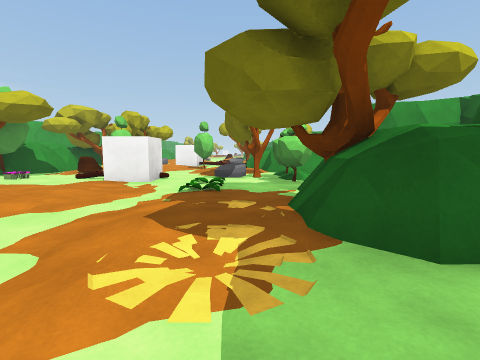
View 1 (above)

24 first-person views from a walk through a 3-D level made in the Unity game engine. The camera is 1.3 m above the floor, tilts 6° down and sees 85° across. The floor is counted in squares, 2 m on a side. Each view is taken from the middle of a square. On the plan, view 1 faces up. The plan holds only what a view shows up to about 9 squares ahead; the rest is blank. The place goes on beyond the plan. Some surface patterns are stand-ins.

View 2
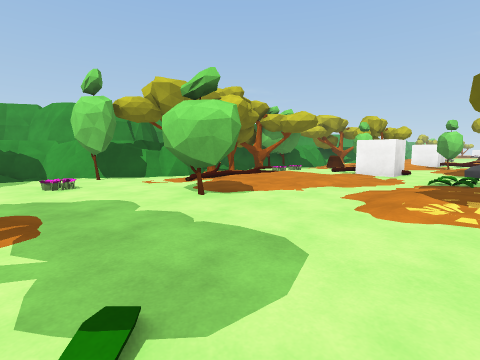

View 3
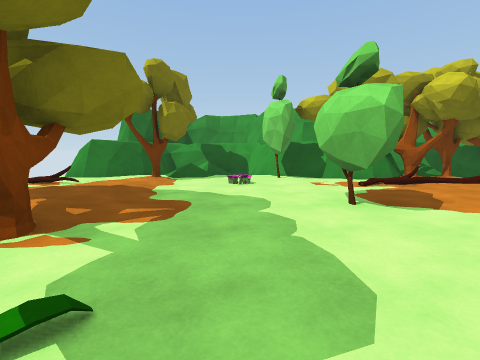

View 4
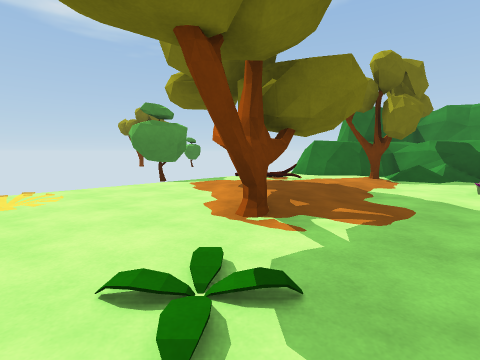

View 5
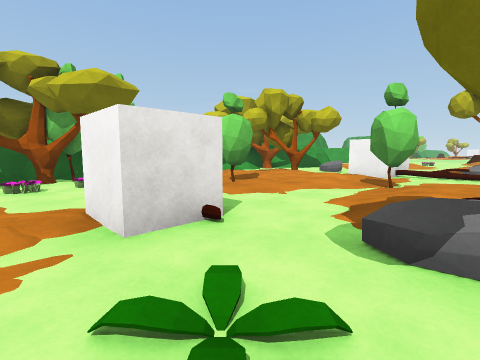

View 6
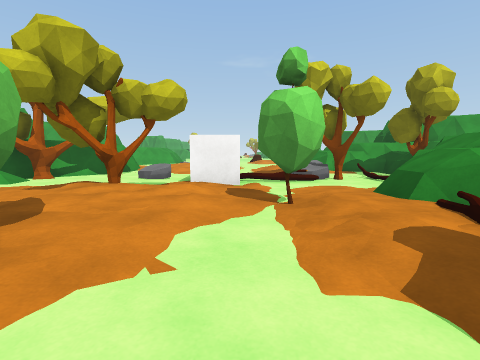

View 7
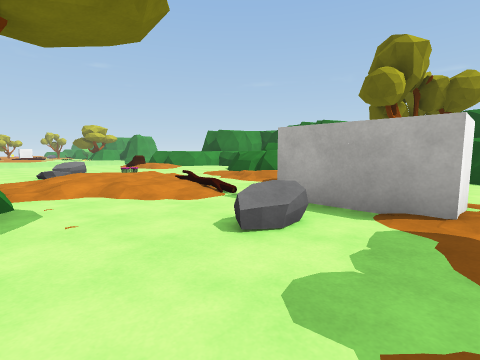

View 8
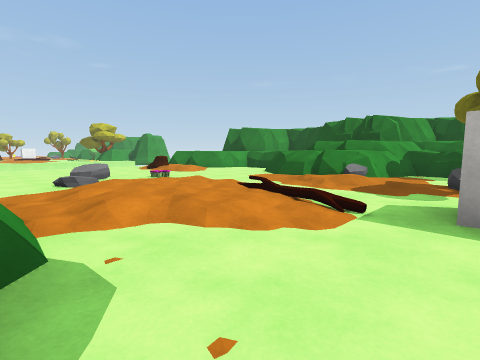

View 9
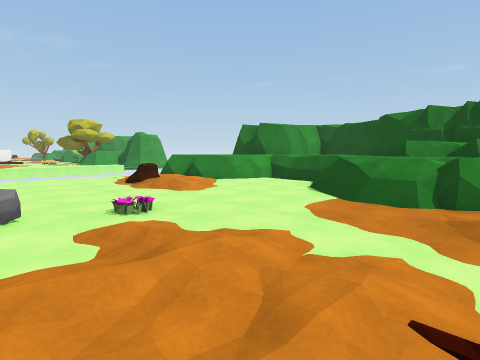

View 10
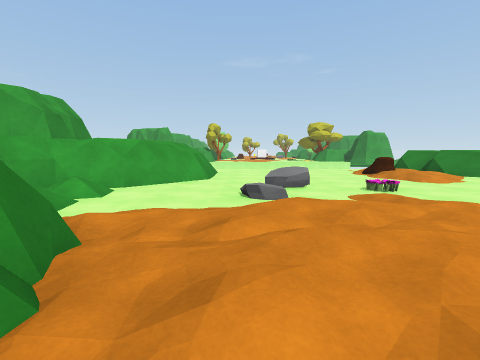

View 11
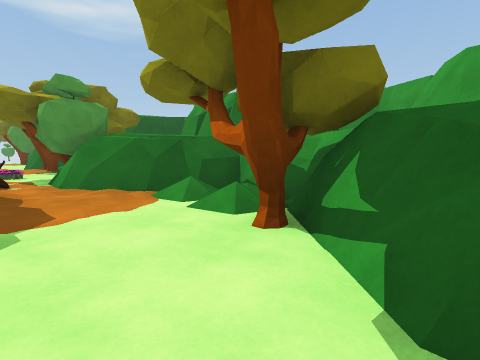

View 12
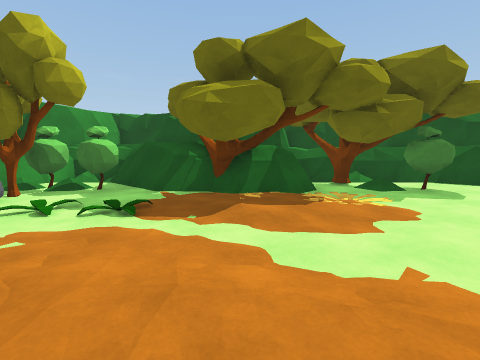

View 13
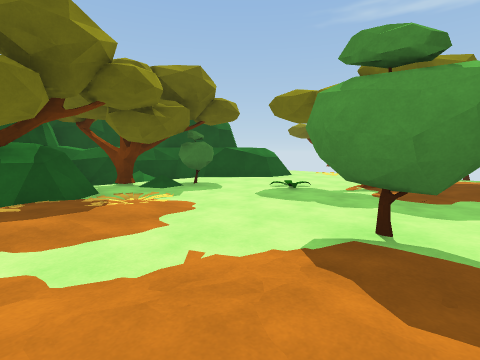

View 14
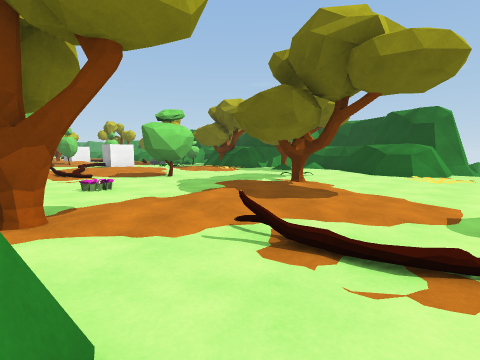

View 15
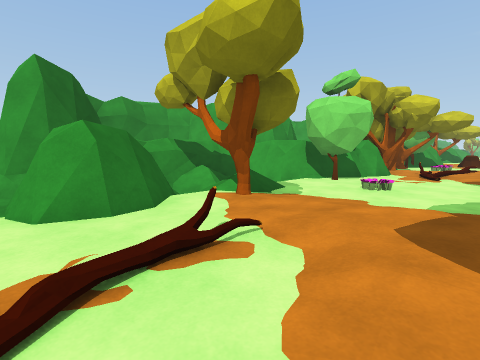

View 16
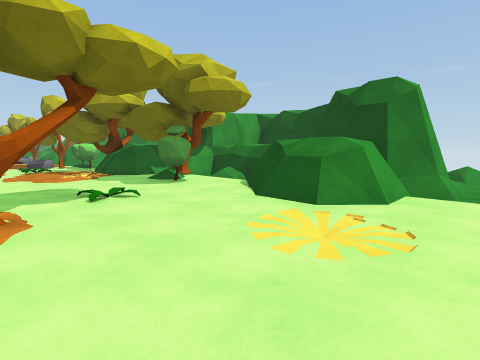

View 17
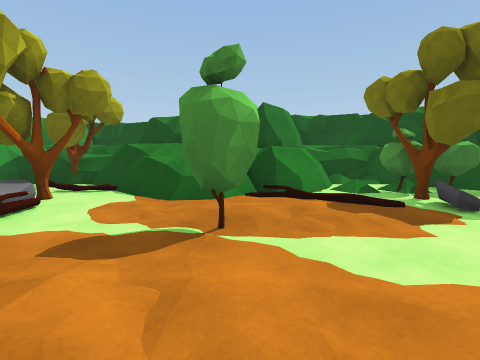

View 18
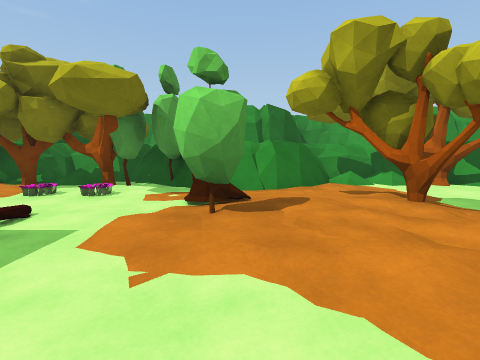

View 19
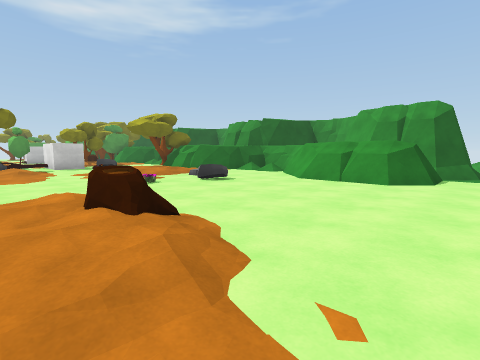

View 20
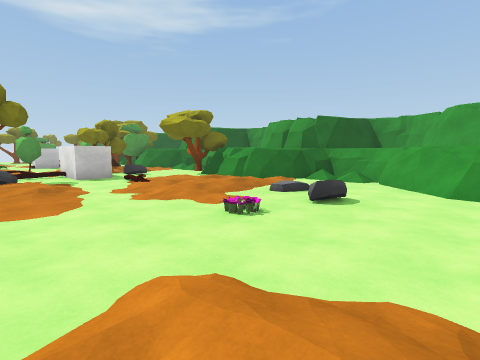

View 21
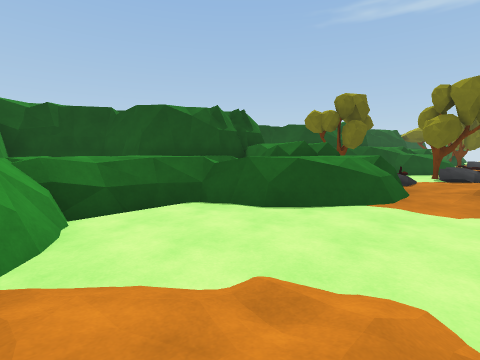

View 22
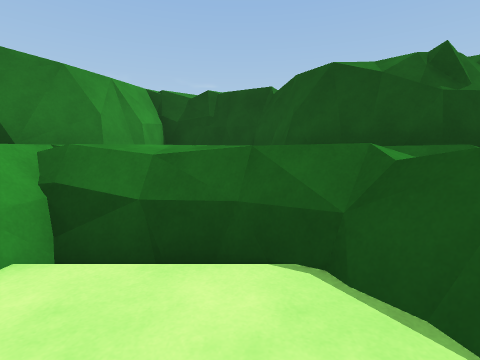

View 23
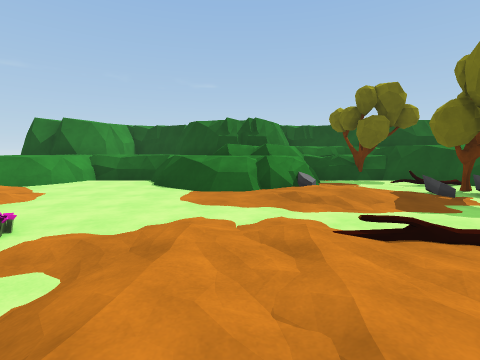

View 24
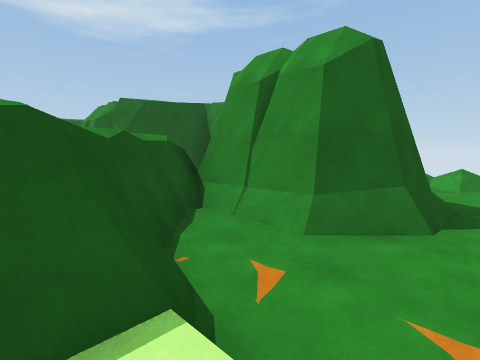

### Floor plan
Key: @ floor where view 1 was taken; # wall or solid block; . main floor; : floor 0.25 m higher than the main floor; - floor 0.25 m lower than the main floor; _ floor 0.5 m lower than the main floor; / step, stairs or slope; = window, fence, low wall or low ledge; ^ raised ledge; v drop or lower ground; L log; R rock; T tree; P plant; C cube; O other object.
Columns run from 15 left of view 1 to 8 right of it. Each row starts with its distance up from view 1.
 26 /-------........
 25 //--##-///......#
 24      #-##^....L:=^
 23      ####^....::/^^###
 22        ##.........^^
 21       ###..R......##
 20       #/....P....^^##
 19       #/....:...^^^##
 18       ###/:::../^###
 17         ##::/.::^##
 16         ##.:/./:/^#
 15         ##........##
 14        ##...CC.RL.T#
 13       ##T..RCC.R####
 12       #//...:...^#
 11       ###.:T:../^#
 10         ##:::.O/##
  9         ##LO:.:/##
  8        ##.......=###
  7       ##O......RT#=^
  6       ##OP..CCP.O##^
  5       # TP....P..####
  4       ##T.:::...##
  3       ##TL:::...T#
  2        ##..:..:P##
  1        ##......P../#
  0       ##O..OO..@.T/#
 -1      ##-.P......O./#
 -2      ^///.....P../##
 -3      #//T.::TT...###
 -4      ###...:....=###
 -5      ####L.....P.//##-_/
 -6      #v........... _____
 -7            OO

Positions as (right, up) in squares from view 1, and headings:
1: (0, 0), facing up
2: (0, -2), facing up-left
3: (0, -1), facing left
4: (0, -1), facing down-left
5: (0, 5), facing up-left
6: (-2, 7), facing up
7: (-6, 12), facing up-right
8: (-6, 14), facing up-right
9: (-4, 17), facing up-right
10: (-5, 16), facing up
11: (-5, 15), facing down-left
12: (-4, 3), facing right
13: (-4, 3), facing down-right
14: (-7, -6), facing up-right
15: (-4, -6), facing up-left
16: (-2, -6), facing up-right
17: (-4, 10), facing right
18: (-1, 9), facing left
19: (0, 26), facing down-left
20: (0, 23), facing down-left
21: (-1, 23), facing down-right
22: (1, 21), facing right
23: (-5, 18), facing right
24: (-7, 26), facing down-left
